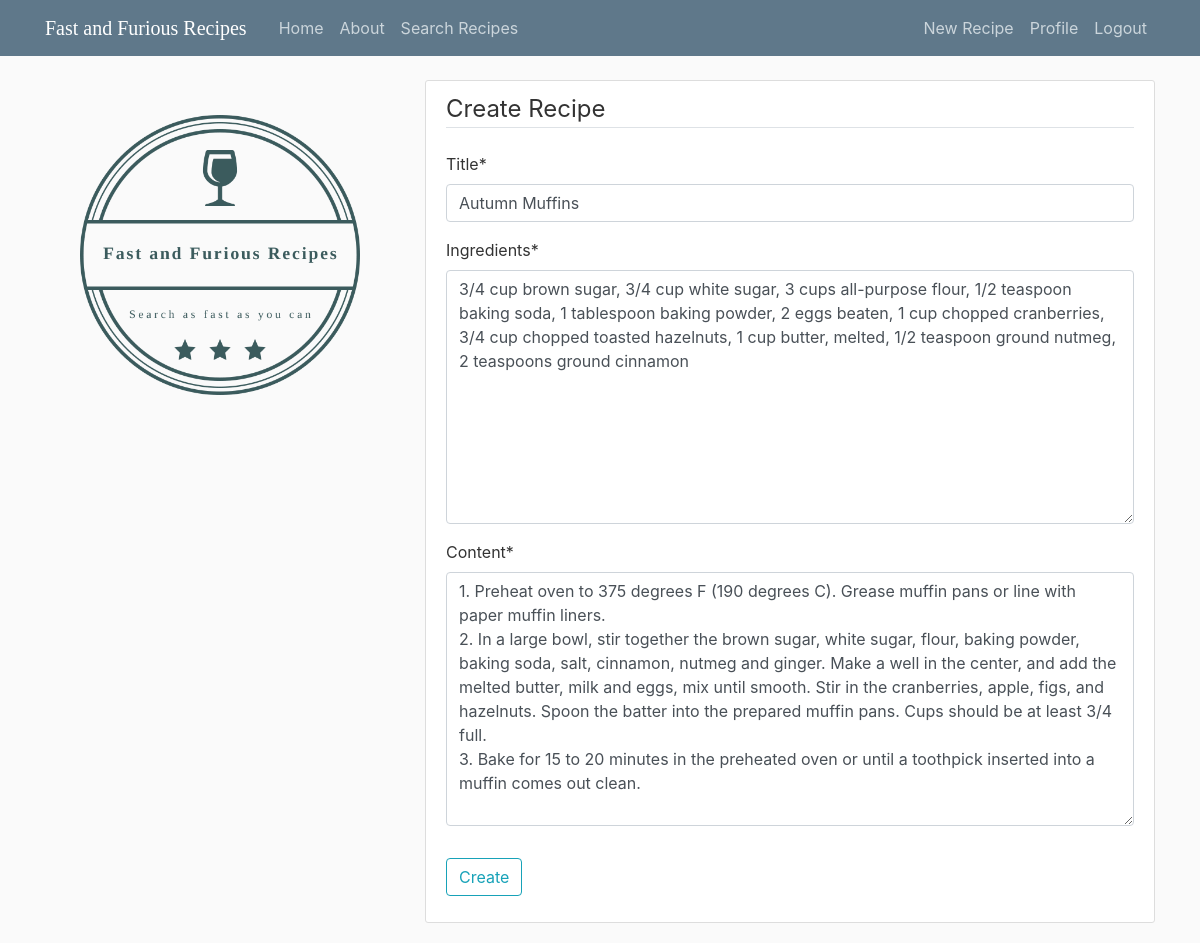
Page /recipes/11/update (signed in) on the committed database.
### recipes/models.py (models this page shows, shortened)
class Recipes(models.Model):
    title = models.CharField(max_length=100)
    ingredients = models.TextField()
    content = models.TextField()
    date_posted = models.DateTimeField(default=timezone.now)
    author = models.ForeignKey(User, on_delete=models.CASCADE)

### recipes/views.py (the view, shortened to what this page needs)
# urls.py: path('recipes/<int:pk>/update', RecipesUpdateView.as_view(), name='recipes-update'),
class RecipesUpdateView(LoginRequiredMixin, UserPassesTestMixin, UpdateView):
    model = Recipes
    fields = ['title', 'ingredients', 'content']
    def test_func(self):
        post = self.get_object()
        if self.request.user == post.author:
            return True
        return False

### recipes/templates/recipes/recipes_form.html (shortened to what this page needs)
{% extends "recipes/base.html" %}
{% load crispy_forms_tags %}
   {% block content %}
    <div class="content-section">
        <form method="POST">
            <fieldset class="form-group">
                <legend class="border-bottom mb-4">Create Recipe</legend>
                {{form|crispy}}
            </fieldset>
            <div class="form-group">
                <button class="btn btn-outline-info" type="submit"> Create</button>
            </div>
        </form>
    </div>
  {% endblock content%}

### recipes/static/recipes/main.css (style rules this page uses)
body { background: #fafafa; color: #333333; margin-top: 5rem; }
.content-section { background: #ffffff; padding: 10px 20px; border: 1px solid #dddddd; border-radius: 3px; margin-bottom: 20px; }

### rows in the picture
Recipes: title "Autumn Muffins", ingredients "3/4 cup brown sugar, 3/4 cup white sugar, 3 cups all-purpose flour, 1/2 teaspoon baking soda, 1 tablespoon baking powder, 2 eggs beaten, 1 cup chopped cranberries, 3/4 cup chopped toasted hazelnuts, 1 cup butter, melted, 1/2 teaspoon ground nutmeg, 2 teaspoons ground cinnamon", content "1. Preheat oven to 375 degrees F (190 degrees C). Grease muffin pans or line with paper muffin liners. 2. In a large bowl, stir together the brown sugar, white sugar, flour, baking powder, baking soda, salt, cinnamon, nutmeg and ginger. Make a well in the center, and add the melted butter, milk and eggs, mix until smooth. Stir in the cranberries, apple, figs, and hazelnuts. Spoon the batter into the prepared muffin pans. Cups should be at least 3/4 full. 3. Bake for 15 to 20 minutes in the preheated oven or until a toothpick inserted into a muffin comes out clean."
